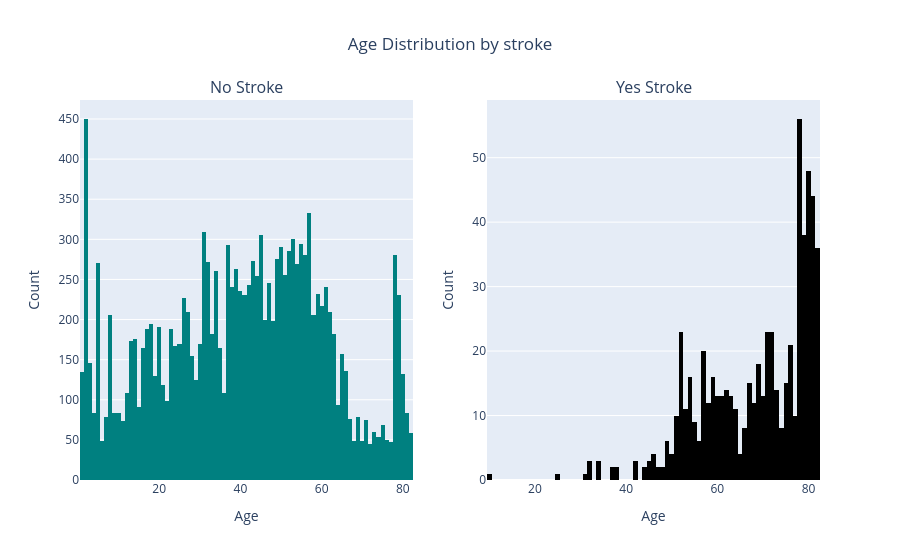

Here is the notebook cell this chart was saved with:
### Code cell
fig = custom_historgram('age', ['Age Distribution by stroke', 'Age'])
fig.show()

### Figure 1 — Plotly figure (JSON) as saved in the notebook; plotly's stock layout.template omitted (floating-point values rounded to 4 significant figures; data arrays with more than 128 entries replaced by an {"elided": "..."} marker saying what was removed)
{"data": [{"bingroup": "x", "hovertemplate": "age=%{x}<br>count=%{y}<extra></extra>", "legendgroup": "", "marker": {"color": "#008080", "pattern": {"shape": ""}}, "name": "", "orientation": "v", "showlegend": false, "type": "histogram", "x": {"elided": "14671 float values"}, "xaxis": "x", "yaxis": "y"}, {"bingroup": "x", "hovertemplate": "age=%{x}<br>count=%{y}<extra></extra>", "legendgroup": "", "marker": {"color": "black", "pattern": {"shape": ""}}, "name": "", "orientation": "v", "showlegend": false, "type": "histogram", "x": {"elided": "632 float values"}, "xaxis": "x2", "yaxis": "y2"}], "layout": {"annotations": [{"font": {"size": 16}, "showarrow": false, "text": "No Stroke", "x": 0.225, "xanchor": "center", "xref": "paper", "y": 1, "yanchor": "bottom", "yref": "paper"}, {"font": {"size": 16}, "showarrow": false, "text": "Yes Stroke", "x": 0.775, "xanchor": "center", "xref": "paper", "y": 1, "yanchor": "bottom", "yref": "paper"}], "title": {"text": "Age Distribution by stroke", "x": 0.5}, "xaxis": {"anchor": "y", "domain": [0, 0.45], "title": {"text": "Age"}}, "xaxis2": {"anchor": "y2", "domain": [0.55, 1], "title": {"text": "Age"}}, "yaxis": {"anchor": "x", "domain": [0, 1], "title": {"text": "Count"}}, "yaxis2": {"anchor": "x2", "domain": [0, 1], "title": {"text": "Count"}}}}
